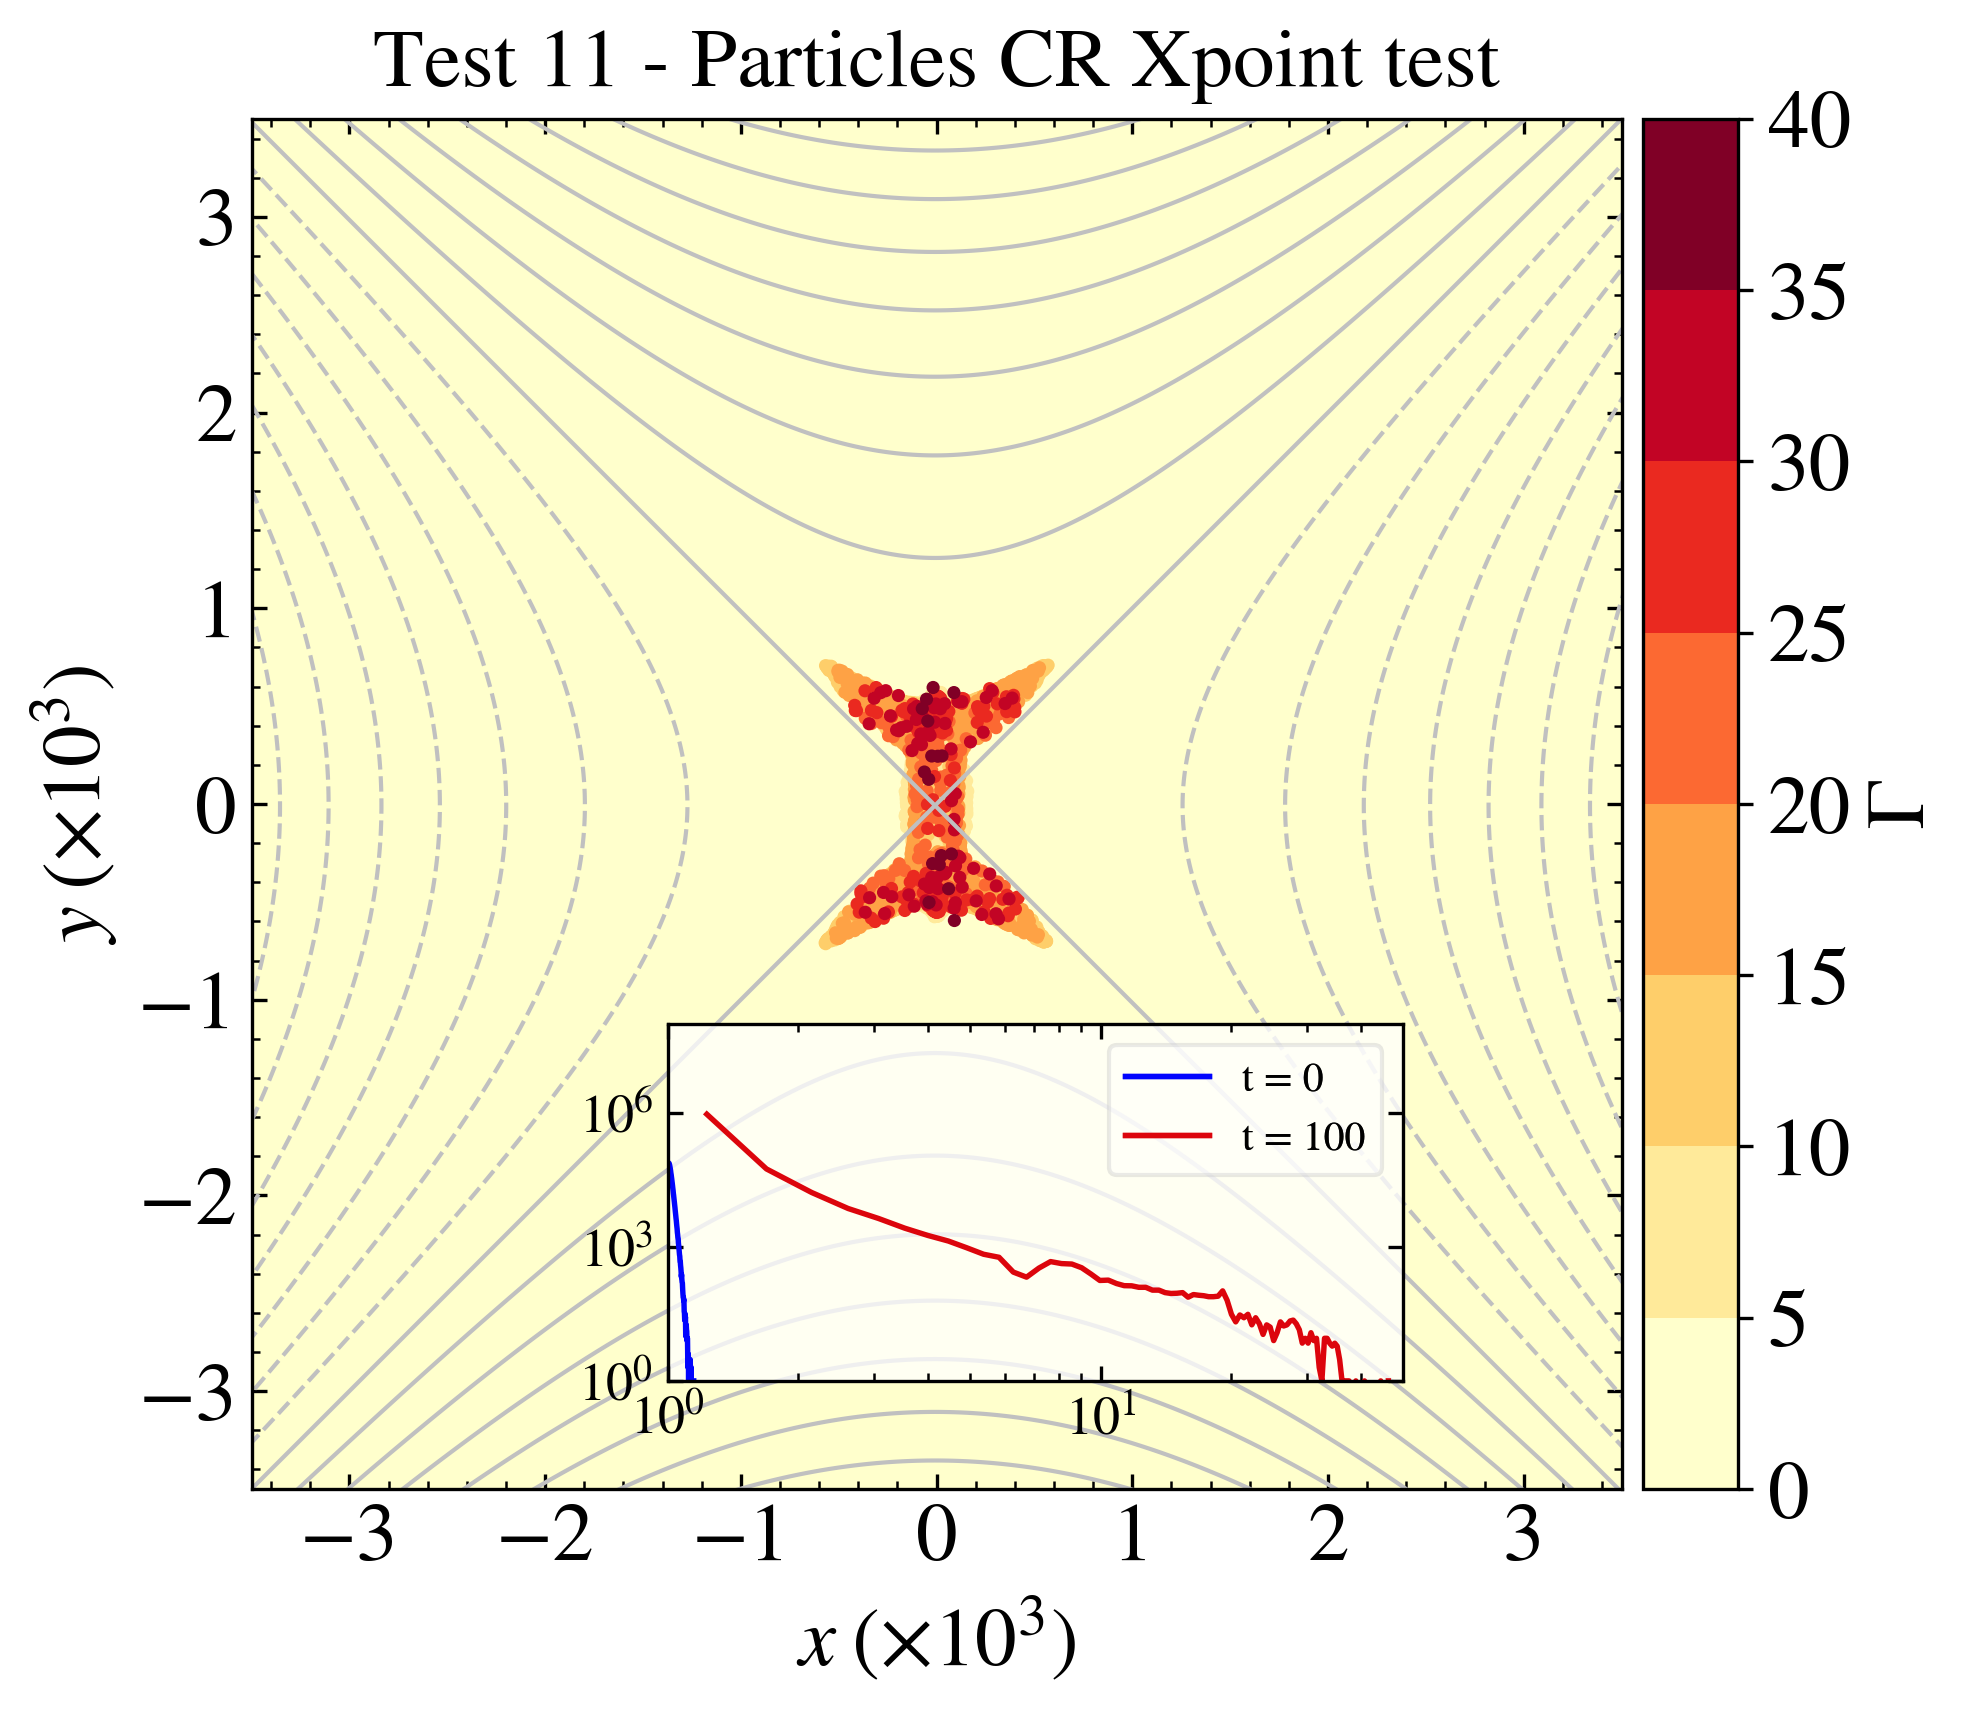

Generate this figure with Python:
"""
Particles CR Xpoint test

This test shows how to plot data from the Load class and the LoadPart class
simultaneously and how to produce a scatter plot.

The data are the ones obtained from the PLUTO test problem
$PLUTO_DIR/Test_Problems/Particles/CR/Xpoint (configuration 1).

The data is loaded with the Load class and the LoadPart class into two pload
 objects, and the Image class is created. The contour method is used to plot the
contour lines of the electromagnetic vector potential. The scatter method is
used to plot the single particles at the end of the simulation time. The
spectrum and plot method are then used to show the velocity spectra of the
particles at the beginning and at the end of the simulation. The image is then
saved and shown on screen.
"""

import matplotlib.pyplot as plt
import numpy as np
import pyPLUTO

# --- Load fluid and particle data ---
Data = pyPLUTO.Load(path="Test_Problems/Particles/CR/Xpoint")
Dp_f = pyPLUTO.LoadPart(path="Test_Problems/Particles/CR/Xpoint", datatype="vtk")
Dp_i = pyPLUTO.LoadPart(0, path="Test_Problems/Particles/CR/Xpoint", datatype="vtk")


# --- Compute Lorentz factor and sort ---
def compute_gamma(dp):
    return np.sqrt(1 + dp.vx1**2 + dp.vx2**2 + dp.vx3**2)


gl_final = compute_gamma(Dp_f)
indx_final = np.argsort(gl_final)

# --- Create the figure ---
Image = pyPLUTO.Image(figsize=[7, 7], fontsize=20)

# --- Plot contour of Ax3 ---
Image.contour(
    Data.Ax3,
    x1=Data.x1 / 1000,
    x2=Data.x2 / 1000,
    levels=20,
    aspect="equal",
    c="silver",
)

# --- Plot particle positions ---
Image.scatter(
    Dp_f.x1[indx_final] / 1000,
    Dp_f.x2[indx_final] / 1000,
    cpos="right",
    vmin=0,
    vmax=40,
    c=gl_final[indx_final],
    cmap=plt.get_cmap("YlOrRd", 8),
    ms=10,
    title="Test 11 - Particles CR Xpoint test",
    xrange=[-3.5, 3.5],
    yrange=[-3.5, 3.5],
    xticks=[-3, -2, -1, 0, 1, 2, 3],
    yticks=[-3, -2, -1, 0, 1, 2, 3],
    xtitle=r"$x\;(\times10^3)$",
    ytitle=r"$y\;(\times10^3)$",
    clabel=r"$\Gamma$",
)

# --- Create inset axes for spectra ---
Image.create_axes(left=0.35, right=0.7, bottom=0.23, top=0.4)

# --- Plot particle spectra ---
for Dp, label in [(Dp_i, "t = 0"), (Dp_f, "t = 100")]:
    gl = compute_gamma(Dp)
    hist, bins = Dp.spectrum(gl, density=False)

    Image.plot(
        bins,
        hist,
        ax=1,
        xscale="log",
        yscale="log",
        xrange=[1, 50],
        yrange=[1, 1.0e8],
        label=label,
        fontsize=13,
    )

# --- Customize the second plot ---
Image.legend(ax=1, legpos=0, legsize=10, legalpha=0.25)
Image.ax[1].patch.set_alpha(0.75)

# --- Save and show ---
Image.savefig("test11_xpoint.png")
pyPLUTO.show()
